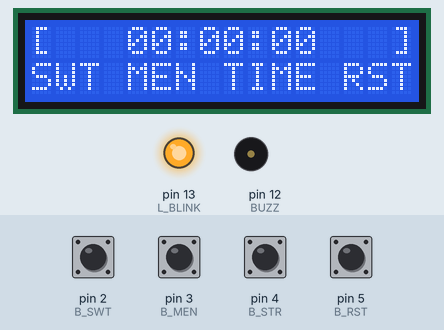
A sketch run on a simulated Arduino Uno, built with avr-gcc and run on an emulated ATmega328P. Parts: 16×2 character LCD, output pins drawn as LEDs (lit = HIGH), buzzer (waves = sounding, pin HIGH). Dashed ring = blinking. The inputs (shaded band) are chosen by the test bench; at power-on: pin 2 (B_SWT), pin 3 (B_MEN), pin 4 (B_STR), pin 5 (B_RST) HIGH. EEPROM starts erased; pins used as bus, display or sensor lines are not drawn; what the sketch prints to the serial monitor is not drawn.

Above: at 1.2 s.
1.3 s: pin 4 (B_STR) pulled LOW for 0.15 s
2.0 s: pin 3 (B_MEN) pulled LOW for 0.15 s
At 5.0 s:
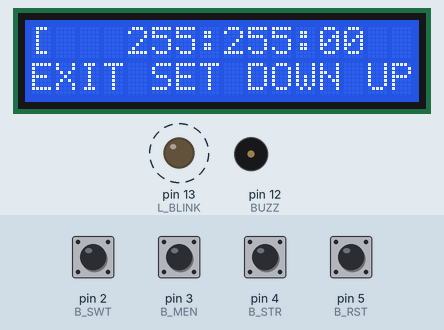
5.1 s: pin 2 (B_SWT) pulled LOW for 1 s
At 9.0 s:
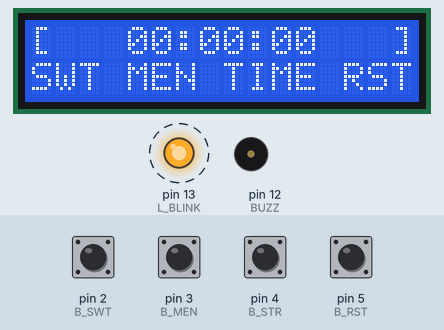
9.1 s: pin 4 (B_STR) pulled LOW for 0.15 s
9.8 s: pin 3 (B_MEN) pulled LOW for 1 s
At 11.3 s:
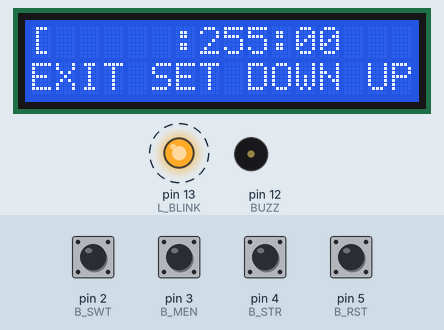
13.8 s: pin 5 (B_RST) pulled LOW for 0.15 s
At 14.8 s:
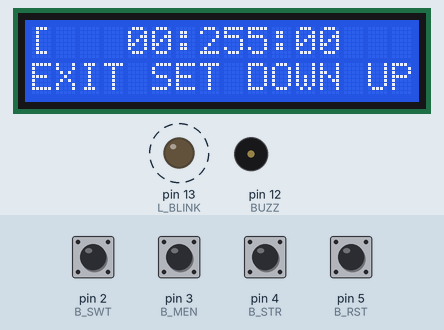
Timing chart, 0 to 17.9 s (numbered marks = the images above; inputs shaded):
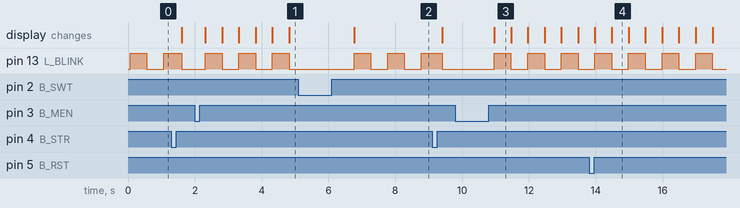

Measured:
- after the input at 2.0 s, the display: first changes after 0.31 s (image 1 shows a later state)
- after the input at 5.1 s, the display: first changes after 1.7 s (image 2 shows a later state)
- after the input at 9.8 s, the display: changes after 1.2 s (image 3)
- after the input at 13.8 s, the display: first differs from a run without the input after 0.68 s (image 4)
- by itself, pin 13 (L_BLINK): alternates HIGH for 0.50 s and LOW for 0.50 s
- what the display in image 3 shows lasts 0.5 s, from 11.0 s to 11.5 s

The sketch:

TIMER_REV2.ino
```cpp
//-----------------------------------------------------
//  Project  : Down Timer for ON/OFF
//  Author   : Irfan Indra Kurniawan
//  Site     : www.fanselectronics.com

//  Catatan  :
//
//-----------------------------------------------------
#include <LiquidCrystal.h>
#include <Timer.h>
#include <EEPROM.h>

//-----------------------------------------------------
#define B_SWT        2        // TOMBOL START / STOP MANUAL  (MERAH)
#define B_MEN        3        // TOMBOL MENU SETTING         (KUNING)
#define B_STR        4        // TOMBOL START TIMER          (HIJAU)
#define B_RST        5        // TOMBOL RESET TIMER          (HIJAU)
#define BUZZ        12
#define SSR         11
#define L_SSR       10
#define L_BLINK     13

#define ON          HIGH
#define OFF         LOW
#define BOUNCE      150       // DELAY TOMBOL
//-----------------------------------------------------
int detik, menit, jam, lcdBlink;
char lcdBuff[16];
String status_SSR, status_ALARM, lcdString;
bool setting  = false;
bool timer    = false;
bool manual   = false;
bool alarm    = false;
//-----------------------------------------------------
Timer tMain, tAlarm, tCheck;
LiquidCrystal lcd (A0, A1, A2, A3, A4, A5);

//-----------------------------------------------------
void setup() {
  Serial.begin(9600);
  lcd.begin(16, 2);

  pinMode(B_SWT, INPUT_PULLUP);
  pinMode(B_MEN, INPUT_PULLUP);
  pinMode(B_STR, INPUT_PULLUP);
  pinMode(B_RST, INPUT_PULLUP);
  pinMode(BUZZ, OUTPUT);
  pinMode(SSR, OUTPUT);
  pinMode(L_SSR, OUTPUT);
  pinMode(L_BLINK, OUTPUT);

  digitalWrite(BUZZ, OFF);
  digitalWrite(SSR, OFF);
  digitalWrite(L_SSR, OFF);
  digitalWrite(L_BLINK, OFF);

  tMain.every(1000, intDownCount);
  tAlarm.oscillate(BUZZ, 1000, OFF);
  tCheck.oscillate(L_BLINK, 500, ON);

  // BACA EEPROM DULU
  jam   = EEPROM.read(0);
  menit = EEPROM.read(1);
  detik = 0;
  EEPROM.write(3, jam);
  EEPROM.write(4, menit);
  EEPROM.write(5, detik);
  EEPROM.write(7, OFF);   // EEPROM SSR OFF SAAT RESTART
}

//-----------------------------------------------------

void loop() {
  //--------------------------------------------------- TOMBOL START STOP MODE
  if (digitalRead(B_SWT) == LOW) {
    while (digitalRead(B_SWT) == LOW) {}
    delay(BOUNCE);
    alarm = false;
    if (manual == false) {
      manual = true;
      EEPROM.write(7, ON);
    } else if (manual == true) {
      manual = false;
      EEPROM.write(7, OFF);
    }
  }

  //--------------------------------------------------- TOMBOL DOWN / MENU
  if (digitalRead(B_MEN) == LOW) {
    while (digitalRead(B_MEN) == LOW) {}
    delay(BOUNCE);
    alarm = false;
    if (timer == false) {
      setting = true;
    } else {
      setting = false;
    }
  }

  //--------------------------------------------------- TOMBOL START TIMER
  if (digitalRead(B_STR) == LOW) {
    while (digitalRead(B_STR) == LOW) {}
    delay(BOUNCE);
    alarm = false;
    if (timer == false) {
      EEPROM.write(7, ON);
      timer = true;
      // BACA EEPROM WAKTU TERAKHIR
      // jam   = EEPROM.read(3);
      // menit = EEPROM.read(4);
      // detik = EEPROM.read(5);
    } else {
      timer = false;
      // TULIS EEPROM WAKTU TERAKHIR
      //EEPROM.write(3, jam);
      //EEPROM.write(4, menit);
      //EEPROM.write(5, detik);
      //EEPROM.write(7, OFF);
    }
  }

  //--------------------------------------------------- TOMBOL RESET TIMER
  if (digitalRead(B_RST) == LOW) {
    while (digitalRead(B_RST) == LOW) {}
    delay(BOUNCE);
    timer = false;
    alarm = false;
    jam   = EEPROM.read(0); // EEPROM 0, Jam Timer
    menit = EEPROM.read(1); // EEPROM 1,
    detik = 0;
    // EEPROM.write(3, jam);
    //EEPROM.write(4, menit);
    //EEPROM.write(5, detik);
    EEPROM.write(7, OFF);
  }

  if (jam < 0 or jam >= 100) {
    jam = 0; menit = 0; detik = 0;
    timer = false;
    manual = false;
    alarm = false;
    EEPROM.write(7, OFF);
  }

  if (digitalRead(SSR) == ON) {
    status_SSR = "ON ";
  } else {
    status_SSR = "OFF";
  }

  if (setting == true) {
    menuSetting();
  }

  if (timer == true) {
    tMain.update();
    if (detik < 0) {
      detik = 59;
      menit--;
    }
    if (menit < 0) {
      jam--;
      menit = 59;
    }

    if ((jam == 0 and menit == 0 and detik <= 10) and (jam == 0 and menit == 0 and detik >= 1)) {
      alarm = true;
    } else {
      alarm = false;
    }
   // EEPROM.write(3, jam);
   // EEPROM.write(4, menit);
   // EEPROM.write(5, detik);
  }
  if (alarm == true) {
    tAlarm.update();
  }

  // TAMPILAN LCD
  lcdString = "[   " + duaDigit(jam) + ":" + duaDigit(menit) + ":" + duaDigit(detik) + "   ]";
  lcd.setCursor(0, 0);
  lcd.print(lcdString);
  lcd.setCursor(0, 1);
  lcd.print("SWT MEN TIME RST");

  // BACA KONDISI SSR VIA EERPROM
  digitalWrite(SSR, EEPROM.read(7));
  digitalWrite(L_SSR, EEPROM.read(7));

  String S = String(jam) + ":" + String(menit) + ":" + String(detik);
  Serial.println(S);

  tCheck.update();
}
//-----------------------------------------------------
void intDownCount() {
  detik--;
  if (jam > 99) {
    timer = false;
    manual = false;
    alarm = false;
    EEPROM.write(7, OFF);
  }
}
//-----------------------------------------------------
void menuSetting() {
  EEPROM.write(2, 0);     //
  int h = EEPROM.read(0); // EEPROM 0, Jam Timer
  int m = EEPROM.read(1); // EEPROM 1, Menit Timer
  int s = 0;
  lcd.clear();
setJAM:
  if (digitalRead(B_SWT) == LOW) {
    while (digitalRead(B_SWT) == LOW) {}
    delay(BOUNCE);
    goto setEND;
  } else if (digitalRead(B_MEN) == LOW) {
    while (digitalRead(B_MEN) == LOW) {}
    delay(BOUNCE);
    goto setMNT;
  } else if (digitalRead(B_STR) == LOW) {
    delay(BOUNCE);
    h--;
    if (h < 0) h = 99;
    EEPROM.write(0, h);
  } else if (digitalRead(B_RST) == LOW) {
    delay(BOUNCE);
    h++;
    if (h >= 99) h = 0;
    EEPROM.write(0, h);
  }

  if (digitalRead(L_BLINK) == OFF) {
    lcdString = "[   " + duaDigit(h) + ":" + duaDigit(m) + ":" + duaDigit(s) + "   ]";
  } else {
    lcdString = "[     :" + duaDigit(m) + ":" + duaDigit(s) + "   ]";
  }
  lcd.setCursor(0, 0);
  lcd.print(lcdString);
  lcd.setCursor(0, 1);
  lcd.print("EXIT SET DOWN UP");

  tCheck.update();
  goto setJAM;

setMNT:
  if (digitalRead(B_SWT) == LOW) {
    while (digitalRead(B_SWT) == LOW) {}
    delay(BOUNCE);
    goto setEND;
  } else if (digitalRead(B_MEN) == LOW) {
    while (digitalRead(B_MEN) == LOW) {}
    delay(BOUNCE);
    goto setJAM;
  } else if (digitalRead(B_STR) == LOW) {
    delay(BOUNCE);
    m--;
    if (m < 0) m = 59;
    EEPROM.write(1, m);
  } else if (digitalRead(B_RST) == LOW) {
    delay(BOUNCE);
    m++;
    if (m >= 60) m = 0;
    EEPROM.write(1, m);
  }

  if (digitalRead(L_BLINK) == OFF) {
    lcdString = "[   " + duaDigit(h) + ":" + duaDigit(m) + ":" + duaDigit(s) + "   ]";
  } else {
    lcdString = "[   " + duaDigit(h) + ":  :" + duaDigit(s) + "   ]";
  }
  lcd.setCursor(0, 0);
  lcd.print(lcdString);
  lcd.setCursor(0, 1);
  lcd.print("EXIT SET DOWN UP");

  tCheck.update();
  goto setMNT;

setEND:
  delay(500);
  lcd.clear();
  // BACA EEPROM WAKTU TERBARU
  jam   = EEPROM.read(0); // EEPROM 0, Jam Timer
  menit = EEPROM.read(1); // EEPROM 1,
  detik = EEPROM.read(2);
  EEPROM.write(3, jam);
  EEPROM.write(4, menit);
  EEPROM.write(5, detik);
  setting = false;

}

//-----------------------------------------------------
String duaDigit(byte nilai) {
  if (nilai < 10) {
    return "0" + String(nilai);
  } else {
    return String(nilai);
  }
}
//-----------------------------------------------------
```
